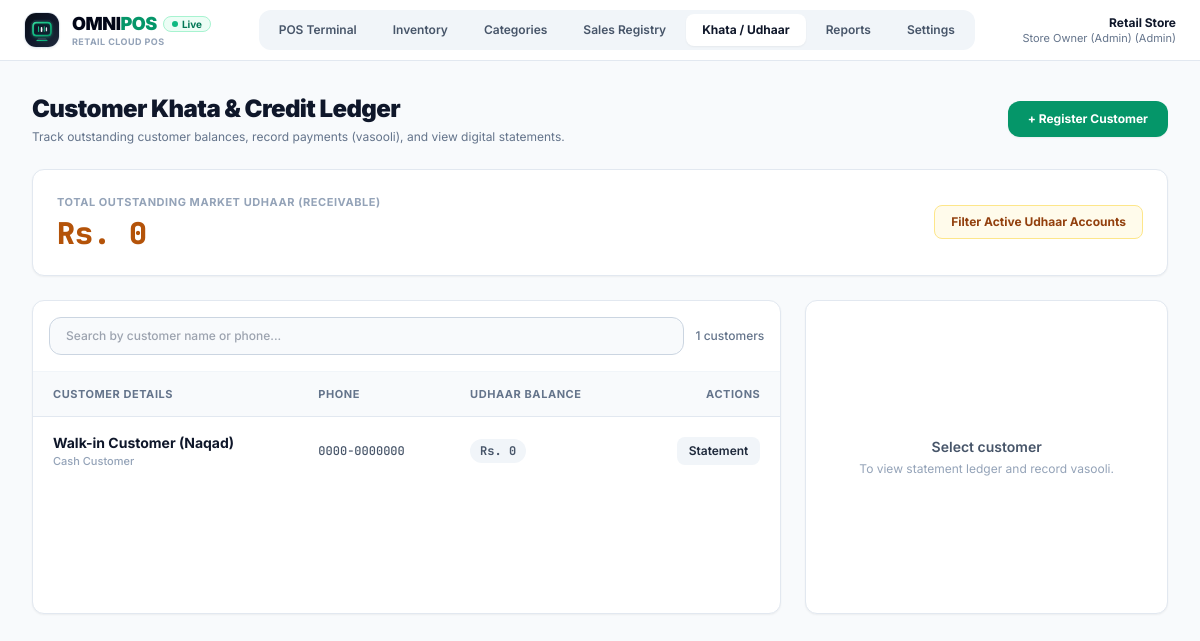
The page /customers.php on the database its author committed.
### tables this page shows
CREATE TABLE IF NOT EXISTS `settings` (
    `id` INT AUTO_INCREMENT PRIMARY KEY,
    `key` VARCHAR(100) NOT NULL UNIQUE,
    `value` TEXT NULL,
    `updated_at` TIMESTAMP DEFAULT CURRENT_TIMESTAMP ON UPDATE CURRENT_TIMESTAMP
);

CREATE TABLE IF NOT EXISTS `users` (
    `id` INT AUTO_INCREMENT PRIMARY KEY,
    `name` VARCHAR(100) NOT NULL,
    `username` VARCHAR(50) NOT NULL UNIQUE,
    `password` VARCHAR(255) NOT NULL,
    `role` ENUM('admin', 'cashier') DEFAULT 'cashier',
    `created_at` TIMESTAMP DEFAULT CURRENT_TIMESTAMP
);

CREATE TABLE IF NOT EXISTS `customers` (
    `id` INT AUTO_INCREMENT PRIMARY KEY,
    `name` VARCHAR(100) NOT NULL,
    `phone` VARCHAR(30) NULL UNIQUE,
    `email` VARCHAR(100) NULL,
    `address` TEXT NULL,
    `credit_balance` DECIMAL(10,2) DEFAULT 0.00,
    `created_at` TIMESTAMP DEFAULT CURRENT_TIMESTAMP
);

### config/database.php (called while the page is built, shortened)
<?php
function getDBConnection($includeDb = true) {
    try {
        $dsn = "mysql:host=" . DB_HOST . ";port=" . DB_PORT . ";charset=utf8mb4";
        if ($includeDb) {
            $dsn .= ";dbname=" . DB_NAME;
        }
        $pdo = new PDO($dsn, DB_USER, DB_PASS, [
            PDO::ATTR_ERRMODE            => PDO::ERRMODE_EXCEPTION,
            PDO::ATTR_DEFAULT_FETCH_MODE => PDO::FETCH_ASSOC,
            PDO::ATTR_EMULATE_PREPARES   => false,
        ]);
        return $pdo;
    } catch (PDOException $e) {
        if (!$includeDb) {
            die("Database server connection failed: " . $e->getMessage());
        }
        return false;
    }
}
$pdo = getDBConnection(true);
function getSetting($key, $default = '') {
    global $pdo;
    try {
        $stmt = $pdo->prepare("SELECT `value` FROM settings WHERE `key` = ? LIMIT 1");
        $stmt->execute([$key]);
        $row = $stmt->fetch();
        return $row ? $row['value'] : $default;
    } catch (Exception $e) {
        return $default;
    }
}

### includes/auth.php (called while the page is built, shortened)
<?php
require_once __DIR__ . '/../config/database.php';
if (!isset($_SESSION['user_id'])) {
    if ($pdo) {
        try {
            $stmt = $pdo->query("SELECT * FROM users WHERE username = 'admin' LIMIT 1");
        } catch (Exception $e) {}
    }
}
function currentUser() {
    return [
        'id'   => $_SESSION['user_id'] ?? 1,
        'name' => $_SESSION['user_name'] ?? 'Admin User',
        'role' => $_SESSION['user_role'] ?? 'admin'
    ];
}

### customers.php (the view, shortened to what this page needs)
<?php
require_once __DIR__ . '/config/database.php';
require_once __DIR__ . '/includes/header.php';
$search = trim($_GET['q'] ?? '');
$where = ["1=1"];
$params = [];
$whereClause = implode(" AND ", $where);
$cQuery = "SELECT * FROM customers WHERE {$whereClause} ORDER BY credit_balance DESC, name ASC";
$stmt = $pdo->prepare($cQuery);
$stmt->execute($params);
$customerList = $stmt->fetchAll();
$totalUdhaar = 0;
try {
    $tot = $pdo->query("SELECT SUM(credit_balance) as tot FROM customers")->fetch();
    $totalUdhaar = (float)($tot['tot'] ?? 0);
} catch (Exception $e) {}
$selectedCustId = (int)($_GET['view'] ?? 0);
$selectedCust = null;
$ledgerHistory = [];
?>
<div class="flex-1 p-8 w-full overflow-y-auto bg-slate-50">
    <div class="flex flex-col sm:flex-row sm:items-center justify-between gap-4 mb-6">
        <div>
            <h1 class="text-2xl font-black text-slate-900 tracking-tight">Customer Khata & Credit Ledger</h1>
            <p class="text-xs text-slate-500 mt-1">Track outstanding customer balances, record payments (vasooli), and view digital statements.</p>
        </div>
        <div class="flex items-center gap-2">
            <button type="button" onclick="openCustomerModal()" class="px-5 py-2.5 rounded-xl bg-emerald-600 hover:bg-emerald-700 text-white font-bold text-xs transition shadow-sm">
                + Register Customer
            </button>
        </div>
    </div>
    <div class="p-6 rounded-xl bg-white border border-slate-200 shadow-sm flex flex-col sm:flex-row sm:items-center justify-between gap-4 mb-6">
        <div>
            <span class="text-[11px] uppercase font-bold text-slate-400 tracking-wider block">Total Outstanding Market Udhaar (Receivable)</span>
            <div class="text-3xl font-black text-amber-700 font-mono mt-1">
                <?php echo $currency; ?> <?php echo number_format($totalUdhaar); ?>
            </div>
        </div>
        <div class="flex gap-2">
            <a href="customers.php?udhaar_only=1" class="px-4 py-2 rounded-lg bg-amber-50 text-amber-800 border border-amber-200 text-xs font-bold transition">
                Filter Active Udhaar Accounts
            </a>
        </div>
    </div>
    <div class="grid grid-cols-1 lg:grid-cols-3 gap-6">
        <div class="lg:col-span-2 rounded-xl bg-white border border-slate-200 overflow-hidden shadow-sm">
            <div class="p-4 border-b border-slate-100 flex items-center justify-between gap-3">
                <form method="GET" class="flex-1">
                    <input
                        type="text"
                        name="q"
                        value="<?php echo htmlspecialchars($search); ?>"
                        placeholder="Search by customer name or phone..."
                        class="w-full px-4 py-2.5 rounded-xl bg-slate-50 border border-slate-300 text-slate-900 text-xs focus:outline-none focus:border-emerald-600 font-medium"
                    >
                </form>
                <span class="text-xs text-slate-500 font-medium shrink-0"><?php echo count($customerList); ?> customers</span>
            </div>
            <div class="overflow-x-auto max-h-[550px]">
                <table class="w-full text-left text-xs">
                    <thead>
                        <tr class="bg-slate-50 text-slate-500 border-b border-slate-200 text-[11px] uppercase font-bold tracking-wider">
                            <th class="py-3.5 px-5">Customer Details</th>
                            <th class="py-3.5 px-5">Phone</th>
                            <th class="py-3.5 px-5">Udhaar Balance</th>
                            <th class="py-3.5 px-5 text-right">Actions</th>
                        </tr>
                    </thead>
                    <tbody class="divide-y divide-slate-100 font-medium">
                        <?php foreach ($customerList as $cust): ?>
                            <?php $bal = (float)$cust['credit_balance']; ?>
                            <tr class="hover:bg-slate-50/80 transition <?php echo ($selectedCustId === (int)$cust['id']) ? 'bg-slate-50' : ''; ?>">
                                <td class="py-4 px-5">
                                    <div class="font-bold text-slate-900 text-sm"><?php echo htmlspecialchars($cust['name']); ?></div>
                                    <div class="text-[11px] text-slate-400 truncate max-w-[220px]"><?php echo htmlspecialchars($cust['address'] ?: 'No address'); ?></div>
                                </td>
                                <td class="py-4 px-5 font-mono text-slate-600 font-medium">
                                    <?php echo htmlspecialchars($cust['phone'] ?: '—'); ?>
                                </td>
                                <td class="py-4 px-5">
                                    <span class="px-2.5 py-1 rounded-full text-xs font-bold font-mono <?php echo $bal > 0 ? 'bg-amber-50 text-amber-800 border border-amber-200 font-bold' : 'bg-slate-100 text-slate-600'; ?>">
                                        <?php echo $currency . ' ' . number_format($bal); ?>
                                    </span>
                                </td>
                                <td class="py-4 px-5 text-right font-medium">
                                    <div class="flex items-center justify-end gap-2">
                                        <a href="customers.php?view=<?php echo $cust['id']; ?>" class="px-3 py-1.5 rounded-lg bg-slate-100 hover:bg-slate-200 text-slate-800 text-xs font-semibold transition">
                                            Statement
                                        </a>
                                    </div>
                                </td>
                            </tr>
                        <?php endforeach; ?>
                    </tbody>
                </table>
            </div>
        </div>
        <div class="rounded-xl bg-white border border-slate-200 p-6 flex flex-col justify-between shadow-sm">
            <?php if ($selectedCust): ?>
                <div>
                    <div class="flex items-center justify-between pb-4 border-b border-slate-100 mb-4">
                        <div>
                            <h2 class="font-bold text-slate-900 text-base leading-tight"><?php echo htmlspecialchars($selectedCust['name']); ?></h2>
                            <p class="text-xs text-slate-500 font-mono mt-0.5"><?php echo htmlspecialchars($selectedCust['phone']); ?></p>
                        </div>
                        <div class="text-right">
                            <span class="text-[11px] uppercase font-bold text-slate-400 block">Balance</span>
                            <span class="text-lg font-black text-amber-700 font-mono"><?php echo $currency . ' ' . number_format((float)$selectedCust['credit_balance']); ?></span>
                        </div>
                    </div>
                    <h3 class="text-xs uppercase font-bold text-slate-600 tracking-wider mb-3">Ledger Entries</h3>
                    <div class="space-y-2.5 max-h-[360px] overflow-y-auto pr-1">
                        <?php if (empty($ledgerHistory)): ?>
                            <p class="text-xs text-slate-400 py-8 text-center font-medium">No ledger entries recorded yet.</p>
                        <?php else: ?>
                            <?php foreach ($ledgerHistory as $l): ?>
                                <?php $isCredit = ($l['type'] === 'credit_sale'); ?>
                                <div class="p-3 rounded-xl bg-slate-50 border border-slate-200 text-xs">
                                    <div class="flex items-center justify-between mb-1">
                                        <span class="font-bold <?php echo $isCredit ? 'text-amber-800' : 'text-emerald-700'; ?>">
                                            <?php echo $isCredit ? 'Credit Sale' : 'Payment Received'; ?>
                                        </span>
                                        <span class="font-mono font-bold <?php echo $isCredit ? 'text-amber-800' : 'text-emerald-700'; ?>">
                                            <?php echo ($isCredit ? '+' : '-') . $currency . ' ' . number_format((float)$l['amount']); ?>
                                        </span>
                                    </div>
                                    <div class="flex items-center justify-between text-[11px] text-slate-500">
                                        <span><?php echo htmlspecialchars($l['notes'] ?: ''); ?></span>
                                        <span class="font-mono">Bal: <?php echo $currency . ' ' . number_format((float)$l['balance_after']); ?></span>
                                    </div>
                                </div>
                            <?php endforeach; ?>
                        <?php endif; ?>
                    </div>
                </div>
                <div class="pt-4 border-t border-slate-100 mt-4">
                    <button type="button" onclick="openVasooliModal(<?php echo $selectedCust['id']; ?>, '<?php echo htmlspecialchars(addslashes($selectedCust['name'])); ?>', <?php echo (float)$selectedCust['credit_balance']; ?>)" class="w-full py-3 rounded-xl bg-emerald-600 hover:bg-emerald-700 text-white font-bold text-xs transition">
                        Receive Payment (Vasooli)
                    </button>
                </div>
            <?php else: ?>
                <div class="py-28 text-center text-slate-400 my-auto">
                    <p class="text-sm font-semibold text-slate-600">Select customer</p>
                    <p class="text-xs text-slate-400 mt-1">To view statement ledger and record vasooli.</p>
                </div>
            <?php endif; ?>
        </div>
    </div>
</div>
<?php require_once __DIR__ . '/includes/footer.php'; ?>

### includes/header.php (shortened to what this page needs)
<?php
require_once __DIR__ . '/auth.php';
require_once __DIR__ . '/../config/database.php';
$storeName   = getSetting('store_name', 'Omni Retail Mart');
$currency    = getSetting('currency_symbol', 'Rs.');
$user        = currentUser();
$currentPage = basename($_SERVER['PHP_SELF']);
?>
<!DOCTYPE html>
<html lang="en">
<head>
    <script src="https://cdn.tailwindcss.com"></script>
    <link rel="stylesheet" href="assets/css/pos.css">
</head>
<body class="bg-slate-50 text-slate-900 font-sans min-h-screen flex flex-col antialiased">
    <header class="bg-white border-b border-slate-200 sticky top-0 z-40">
        <div class="px-6 py-2.5 flex items-center justify-between gap-4 w-full">
            <div class="flex items-center gap-3 shrink-0">
                <a href="index.php" class="flex items-center gap-3 group">
                    <img src="assets/images/icon.svg" alt="OmniPOS Icon" class="w-9 h-9 rounded-xl shadow-sm border border-slate-200 group-hover:scale-105 transition shrink-0">
                    <div>
                        <div class="flex items-center gap-1.5">
                            <span class="font-black text-slate-950 text-lg tracking-tight leading-none">OMNI<span class="text-emerald-600">POS</span></span>
                            <span class="inline-flex items-center gap-1 px-2 py-0.5 rounded-full text-[10px] font-bold bg-emerald-50 text-emerald-700 border border-emerald-200 leading-none">
                                <span class="w-1.5 h-1.5 rounded-full bg-emerald-500"></span> Live
                            </span>
                        </div>
                        <div class="text-[9px] font-bold uppercase tracking-wider text-slate-400 mt-1 leading-none">Retail Cloud POS</div>
                    </div>
                </a>
            </div>
            <nav class="hidden md:flex items-center gap-1 bg-slate-100 p-1 rounded-xl text-xs font-semibold">
                <a href="index.php" class="px-4 py-2 rounded-lg transition <?php echo $currentPage === 'index.php' ? 'bg-white text-slate-900 shadow-sm font-bold' : 'text-slate-600 hover:text-slate-900'; ?>">
                    POS Terminal
                </a>
                <a href="products.php" class="px-4 py-2 rounded-lg transition <?php echo $currentPage === 'products.php' ? 'bg-white text-slate-900 shadow-sm font-bold' : 'text-slate-600 hover:text-slate-900'; ?>">
                    Inventory
                </a>
                <a href="categories.php" class="px-4 py-2 rounded-lg transition <?php echo $currentPage === 'categories.php' ? 'bg-white text-slate-900 shadow-sm font-bold' : 'text-slate-600 hover:text-slate-900'; ?>">
                    Categories
                </a>
                <a href="sales.php" class="px-4 py-2 rounded-lg transition <?php echo $currentPage === 'sales.php' ? 'bg-white text-slate-900 shadow-sm font-bold' : 'text-slate-600 hover:text-slate-900'; ?>">
                    Sales Registry
                </a>
                <a href="customers.php" class="px-4 py-2 rounded-lg transition <?php echo $currentPage === 'customers.php' ? 'bg-white text-slate-900 shadow-sm font-bold' : 'text-slate-600 hover:text-slate-900'; ?>">
                    Khata / Udhaar
                </a>
                <a href="dashboard.php" class="px-4 py-2 rounded-lg transition <?php echo $currentPage === 'dashboard.php' ? 'bg-white text-slate-900 shadow-sm font-bold' : 'text-slate-600 hover:text-slate-900'; ?>">
                    Reports
                </a>
                <a href="settings.php" class="px-4 py-2 rounded-lg transition <?php echo $currentPage === 'settings.php' ? 'bg-white text-slate-900 shadow-sm font-bold' : 'text-slate-600 hover:text-slate-900'; ?>">
                    Settings
                </a>
            </nav>
            <div class="flex items-center gap-3">
                <div class="text-right text-xs">
                    <div class="font-bold text-slate-900 leading-tight"><?php echo htmlspecialchars($storeName); ?></div>
                    <div class="text-[11px] text-slate-500 capitalize"><?php echo htmlspecialchars($user['name']); ?> (<?php echo htmlspecialchars($user['role']); ?>)</div>
                </div>
            </div>
        </div>
    </header>
    <main class="flex-1 flex flex-col w-full">

### rows shown on the page
settings: value "Retail Store"
users: name "Store Owner (Admin)", role "Admin"
settings: value "Rs."
customers: name "Walk-in Customer (Naqad)", address "Cash Customer", phone "0000-0000000", credit_balance "0"

### other values the page prints
$totalUdhaar "0"
count($customerList) "1"
